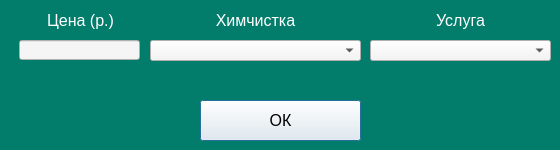
<?xml version="1.0" encoding="UTF-8"?>
<ui version="4.0">
 <class>Dialog</class>
 <widget class="QDialog" name="Dialog">
  <property name="geometry">
   <rect>
    <x>0</x>
    <y>0</y>
    <width>560</width>
    <height>150</height>
   </rect>
  </property>
  <property name="windowTitle">
   <string>Dialog</string>
  </property>
  <property name="styleSheet">
   <string notr="true">background-color: rgb(3, 125, 107)</string>
  </property>
  <widget class="QLineEdit" name="price">
   <property name="geometry">
    <rect>
     <x>19</x>
     <y>40</y>
     <width>121</width>
     <height>20</height>
    </rect>
   </property>
   <property name="styleSheet">
    <string notr="true">font-size: 16px;
font: &quot;Yu Gothic UI Semibold&quot;;
background-color: rgb(245, 245, 245)</string>
   </property>
   <property name="text">
    <string/>
   </property>
  </widget>
  <widget class="QLabel" name="label_3">
   <property name="geometry">
    <rect>
     <x>20</x>
     <y>10</y>
     <width>121</width>
     <height>20</height>
    </rect>
   </property>
   <property name="styleSheet">
    <string notr="true">color: rgb(255, 255, 255);
font-size: 16px;
font: &quot;Arial Black&quot;;</string>
   </property>
   <property name="text">
    <string>Цена (р.)</string>
   </property>
   <property name="alignment">
    <set>Qt::AlignCenter</set>
   </property>
  </widget>
  <widget class="QPushButton" name="OKbutton">
   <property name="geometry">
    <rect>
     <x>200</x>
     <y>100</y>
     <width>161</width>
     <height>41</height>
    </rect>
   </property>
   <property name="styleSheet">
    <string notr="true">font-size: 16px;
font: &quot;Yu Gothic UI Semibold&quot;;
background-color: rgb(245, 245, 245)</string>
   </property>
   <property name="text">
    <string>ОК</string>
   </property>
  </widget>
  <widget class="QLabel" name="error">
   <property name="geometry">
    <rect>
     <x>10</x>
     <y>70</y>
     <width>541</width>
     <height>21</height>
    </rect>
   </property>
   <property name="styleSheet">
    <string notr="true">color: red;
font-size: 16px;
font: 16pt &quot;Franklin Gothic Demi&quot;;</string>
   </property>
   <property name="text">
    <string/>
   </property>
   <property name="alignment">
    <set>Qt::AlignCenter</set>
   </property>
  </widget>
  <widget class="QComboBox" name="cleaning">
   <property name="geometry">
    <rect>
     <x>150</x>
     <y>40</y>
     <width>211</width>
     <height>21</height>
    </rect>
   </property>
   <property name="styleSheet">
    <string notr="true">font-size: 16px;
font: &quot;Yu Gothic UI Semibold&quot;;
background-color: rgb(245, 245, 245)</string>
   </property>
  </widget>
  <widget class="QComboBox" name="service">
   <property name="geometry">
    <rect>
     <x>370</x>
     <y>40</y>
     <width>181</width>
     <height>21</height>
    </rect>
   </property>
   <property name="styleSheet">
    <string notr="true">font-size: 16px;
font: &quot;Yu Gothic UI Semibold&quot;;
background-color: rgb(245, 245, 245)</string>
   </property>
  </widget>
  <widget class="QLabel" name="label_4">
   <property name="geometry">
    <rect>
     <x>150</x>
     <y>10</y>
     <width>211</width>
     <height>20</height>
    </rect>
   </property>
   <property name="styleSheet">
    <string notr="true">color: rgb(255, 255, 255);
font-size: 16px;
font: &quot;Arial Black&quot;;</string>
   </property>
   <property name="text">
    <string>Химчистка</string>
   </property>
   <property name="alignment">
    <set>Qt::AlignCenter</set>
   </property>
  </widget>
  <widget class="QLabel" name="label_5">
   <property name="geometry">
    <rect>
     <x>370</x>
     <y>10</y>
     <width>181</width>
     <height>20</height>
    </rect>
   </property>
   <property name="styleSheet">
    <string notr="true">color: rgb(255, 255, 255);
font-size: 16px;
font: &quot;Arial Black&quot;;</string>
   </property>
   <property name="text">
    <string>Услуга</string>
   </property>
   <property name="alignment">
    <set>Qt::AlignCenter</set>
   </property>
  </widget>
 </widget>
 <resources/>
 <connections/>
</ui>
